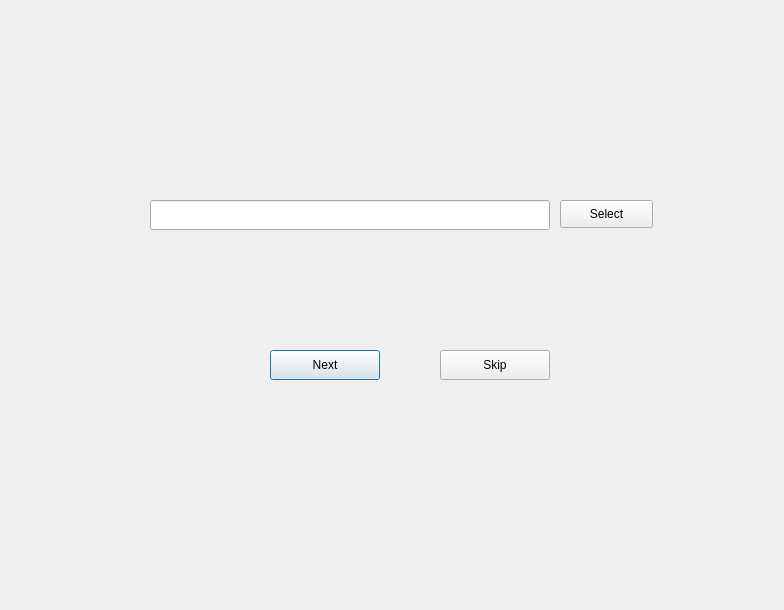
<?xml version="1.0" encoding="UTF-8"?>
<ui version="4.0">
 <class>Dialog</class>
 <widget class="QDialog" name="Dialog">
  <property name="geometry">
   <rect>
    <x>0</x>
    <y>0</y>
    <width>784</width>
    <height>610</height>
   </rect>
  </property>
  <property name="windowTitle">
   <string>Dialog</string>
  </property>
  <widget class="QPushButton" name="pushButton">
   <property name="geometry">
    <rect>
     <x>270</x>
     <y>350</y>
     <width>110</width>
     <height>30</height>
    </rect>
   </property>
   <property name="text">
    <string>Next</string>
   </property>
  </widget>
  <widget class="QPushButton" name="pushButton_2">
   <property name="geometry">
    <rect>
     <x>440</x>
     <y>350</y>
     <width>110</width>
     <height>30</height>
    </rect>
   </property>
   <property name="text">
    <string>Skip</string>
   </property>
  </widget>
  <widget class="QLineEdit" name="lineEdit">
   <property name="geometry">
    <rect>
     <x>150</x>
     <y>200</y>
     <width>400</width>
     <height>30</height>
    </rect>
   </property>
  </widget>
  <widget class="QPushButton" name="pushButton_3">
   <property name="geometry">
    <rect>
     <x>560</x>
     <y>200</y>
     <width>93</width>
     <height>28</height>
    </rect>
   </property>
   <property name="text">
    <string>Select</string>
   </property>
  </widget>
 </widget>
 <resources/>
 <connections/>
</ui>
